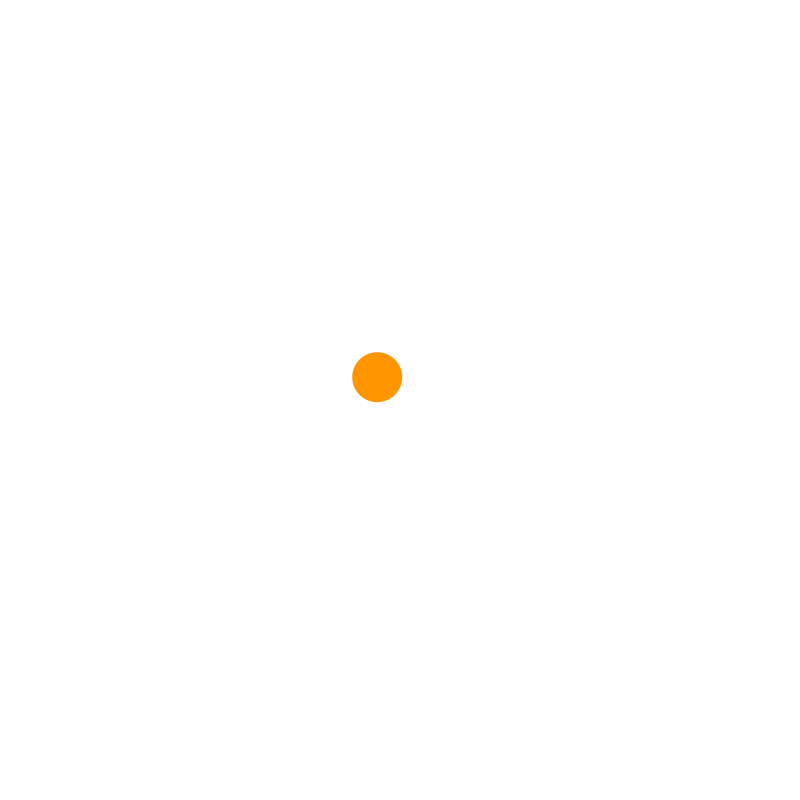
Frame 1 (no input)
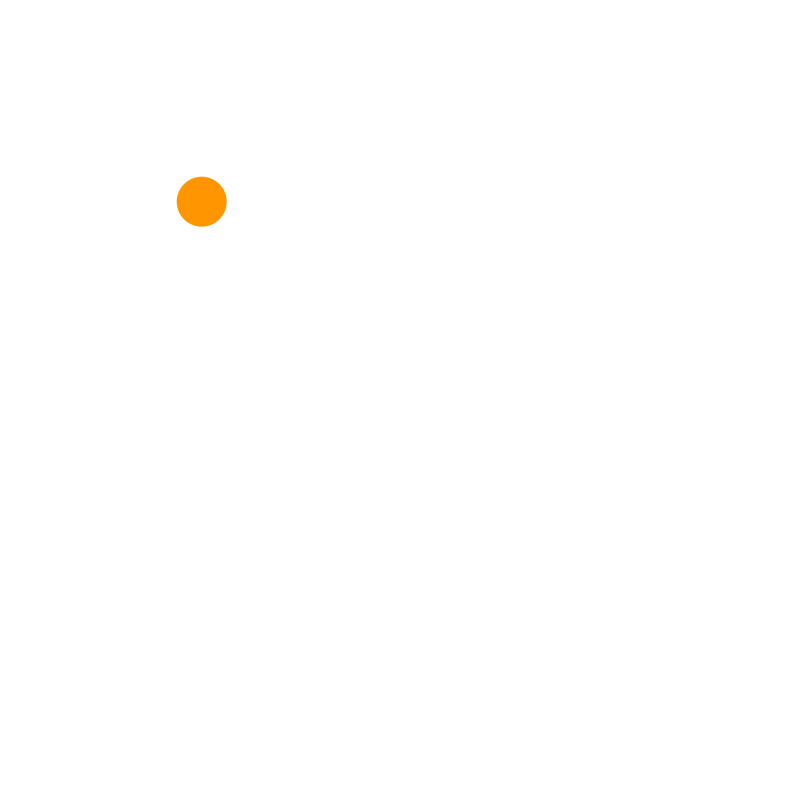
Frame 60 (the mouse pressed at the canvas centre just before this capture)
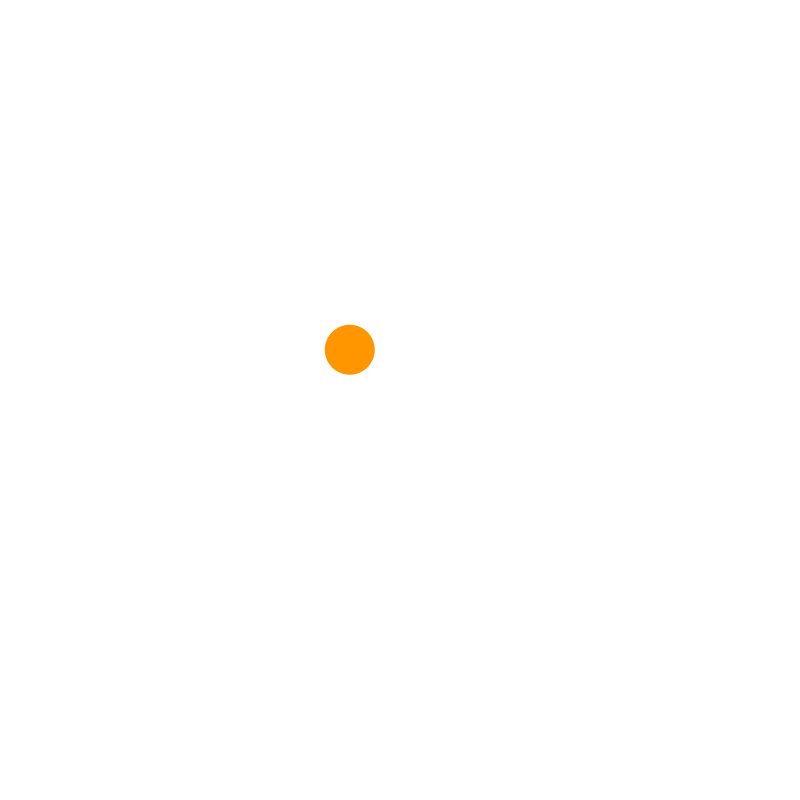
Frame 120 (the mouse held since frame 60 and released just before this capture)

The Processing sketch that drew these frames (run headless with seeded random() and noise(); from frame 60 on, the mouse is pressed at the canvas centre):

// Processing sketch: LinearInterpolationForTimedPosition
// ── LinearInterpolationForTimedPosition.pde
/**
 * Linear interpolation for timed position
 * 2016-09-23 Jeremy Douglass
 * Processing 3.2.1
 * forum.processing.org/two/discussion/18268/move-object-over-specified-time-period
 */
 
float x,y;
float startX,startY, endX,endY;
float timeSpan;

void setup() {
  size(800,800);
  startX = width/2;
  startY = height/2;
  endX = 100;
  endY = 100;
  timeSpan = 2000.0;
}
 
void draw() {
  background(255);
  float timePosition = millis()/timeSpan % 1;
  x = lerp(startX, endX, timePosition);
  y = lerp(startY, endY, timePosition);
  println(x,y,timeSpan);
  fill(255,150,0);
  noStroke();
  ellipse(x,y, 50,50);  
}
